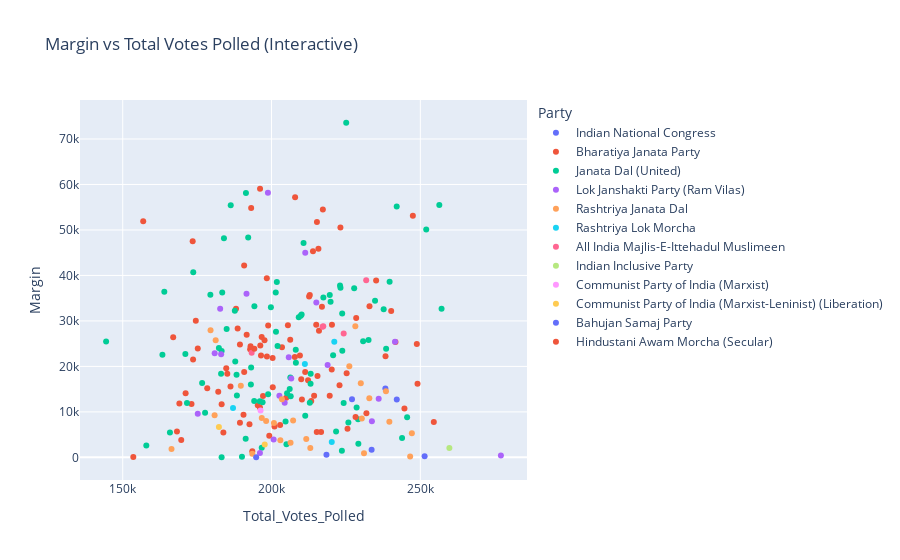

Source (notebook cell):
### Code cell
# Margin Vs Total Votes
import plotly.express as px

fig = px.scatter(
    df_winners,
    x="Total_Votes_Polled",
    y="Margin",
    color="Party",
    hover_data=["AC_NO","AC_NAME","Candidate"],
    title="Margin vs Total Votes Polled (Interactive)"
)

fig.show()

### Figure 1 — Plotly figure (JSON) as saved in the notebook; plotly's stock layout.template omitted (floating-point values rounded to 4 significant figures; data arrays with more than 128 entries replaced by an {"elided": "..."} marker saying what was removed)
{"data": [{"customdata": [[1, "Valmiki Nagar", "SURENDRA PRASAD"], [7, "Chanpatia", "ABHISHEK RANJAN"], [48, "Forbesganj", "MANOJ BISHWAS"], [49, "Araria", "ABIDUR RAHMAN"], [54, "Kishanganj", "MD. QAMRUL HODA"], [67, "Manihari", "MANOHAR PRASAD SINGH"]], "hovertemplate": "Party=Indian National Congress<br>Total_Votes_Polled=%{x}<br>Margin=%{y}<br>AC_NO=%{customdata[0]}<br>AC_NAME=%{customdata[1]}<br>Candidate=%{customdata[2]}<extra></extra>", "legendgroup": "Indian National Congress", "marker": {"color": "#636efa", "symbol": "circle"}, "mode": "markers", "name": "Indian National Congress", "orientation": "v", "showlegend": true, "type": "scatter", "x": [233632, 218455, 251439, 242085, 227042, 238259], "xaxis": "x", "y": [1675, 602, 221, 12741, 12794, 15168], "yaxis": "y"}, {"customdata": {"elided": "89x3 mixed values"}, "hovertemplate": "Party=Bharatiya Janata Party<br>Total_Votes_Polled=%{x}<br>Margin=%{y}<br>AC_NO=%{customdata[0]}<br>AC_NAME=%{customdata[1]}<br>Candidate=%{customdata[2]}<extra></extra>", "legendgroup": "Bharatiya Janata Party", "marker": {"color": "#EF553B", "symbol": "circle"}, "mode": "markers", "name": "Bharatiya Janata Party", "orientation": "v", "showlegend": true, "type": "scatter", "x": [212859, 196691, 225532, 191647, 207833, 196464, 215448, 202899, 186215, 244657, 183824, 214311, 198418, 216942, 215256, 209977, 216653, 175220, 204944, 190800, 193156, 249059, 241647, 220229, 213932, 232919, 198448, 254532, 238305, 168223, 173117, 196236, 169035, 192588, 200365, 207920, 231884, 188071, 205509, 219550, 212287, 198872, 190582, 185136, 213345, 200418, 193538, 189389, 169661, 199240, 225242, 240205, 209540, 183240, 223149, 222847, 212629, 228447, 174555, 247489, 197146, 192811, 196105, 215758, 211307, 248820, 215019, 189390, 196142, 156885, 173506, 235152, 220307, 215202, 182096, 184778, 153554, 195382, 178400, 188618, 190815, 192958, 171135, 200994, 203508, 166958, 210212, 215945, 217247], "xaxis": "x", "y": [35680, 26458, 6313, 26966, 22072, 22373, 17878, 7095, 15568, 10745, 5492, 13563, 39360, 33125, 51769, 17189, 5562, 23932, 13126, 42185, 54849, 16178, 25353, 19322, 45296, 33222, 22154, 7752, 22257, 5669, 11730, 24593, 11839, 7305, 21862, 57206, 9718, 32657, 29052, 13522, 16953, 28972, 9370, 18367, 12385, 15436, 1329, 7600, 3808, 4767, 18509, 32167, 22380, 11682, 50533, 15841, 35364, 30632, 30025, 53107, 13474, 23764, 10986, 45843, 18750, 24940, 29168, 24813, 59079, 51936, 47524, 38900, 29133, 5601, 14403, 19581, 95, 11464, 15225, 28353, 18752, 24415, 14093, 6794, 24194, 26423, 12733, 27849, 54498], "yaxis": "y"}, {"customdata": {"elided": "85x3 mixed values"}, "hovertemplate": "Party=Janata Dal (United)<br>Total_Votes_Polled=%{x}<br>Margin=%{y}<br>AC_NO=%{customdata[0]}<br>AC_NAME=%{customdata[1]}<br>Candidate=%{customdata[2]}<extra></extra>", "legendgroup": "Janata Dal (United)", "marker": {"color": "#00cc96", "symbol": "circle"}, "mode": "markers", "name": "Janata Dal (United)", "orientation": "v", "showlegend": true, "type": "scatter", "x": [210762, 223643, 176683, 210111, 208144, 193144, 183437, 206322, 205223, 230783, 223169, 223019, 209147, 221695, 245567, 225095, 242065, 213155, 228594, 256381, 223746, 229174, 206444, 163976, 188366, 183048, 212863, 223779, 219843, 206108, 232600, 194177, 202020, 213121, 196058, 157926, 196995, 187810, 171043, 177676, 237684, 184018, 201787, 239675, 234783, 198865, 208189, 204712, 191316, 179447, 183237, 217416, 191402, 251983, 209814, 194247, 220693, 227772, 201422, 238507, 163341, 144414, 173699, 186290, 187664, 193058, 199789, 192162, 184921, 257134, 225819, 183230, 188244, 196707, 211325, 229080, 219564, 182315, 165867, 171592, 190066, 224239, 205019, 201494, 243866], "xaxis": "x", "y": [47144, 1443, 16340, 31398, 23667, 19737, 36236, 17568, 14099, 25511, 37310, 37776, 30803, 5683, 8822, 73572, 55159, 18368, 10984, 55465, 31622, 2982, 13454, 36441, 13603, 18392, 12011, 23417, 34238, 15050, 25795, 12374, 24491, 16163, 12348, 2626, 12136, 21099, 22708, 9787, 32590, 48189, 38558, 38586, 34436, 13875, 20798, 7914, 4119, 35732, 23415, 35175, 58135, 50112, 31136, 33221, 22426, 37206, 36228, 23861, 22547, 25493, 40708, 55428, 32239, 16012, 33008, 48335, 28206, 32657, 7643, 27, 18193, 2105, 9136, 8362, 35676, 24054, 5481, 11929, 112, 11956, 2882, 27594, 4262], "yaxis": "y"}, {"customdata": [[11, "Sugauli", "RAJESH KUMAR ALIAS BABLU GUPTA"], [14, "Govindganj", "RAJU TIWARI"], [30, "Belsand", "AMIT KUMAR"], [58, "Kasba", "NITESH KUMAR SINGH"], [65, "Balrampur", "SANGITA DEVI"], [76, "Simri Bakhtiarpur", "SANJAY KUMAR SINGH"], [91, "Bochahan", "BABY KUMARI"], [107, "Darauli", "VISHNU DEO PASWAN"], [126, "Mahua", "SANJAY KUMAR SINGH"], [147, "Bakhri", "SANJAY KUMAR"], [151, "Parbatta", "BABULAL SHORYA"], [158, "Nathnagar", "MITHUN KUMAR"], [180, "Bakhtiarpur", "ARUN KUMAR S/O SATRUGHAN SAO"], [207, "Chenari", "MURARI PRASAD GAUTAM"], [212, "Dehri", "RAJEEV RANJAN SINGH"], [220, "Obra", "PRAKASH CHANDRA"], [226, "Sherghati", "UDAY KUMAR SINGH"], [235, "Rajauli", "VIMAL RAJBANSHI"], [238, "Gobindpur", "BINITA MEHTA"]], "hovertemplate": "Party=Lok Janshakti Party (Ram Vilas)<br>Total_Votes_Polled=%{x}<br>Margin=%{y}<br>AC_NO=%{customdata[0]}<br>AC_NAME=%{customdata[1]}<br>Candidate=%{customdata[2]}<extra></extra>", "legendgroup": "Lok Janshakti Party (Ram Vilas)", "marker": {"color": "#ab63fa", "symbol": "circle"}, "mode": "markers", "name": "Lok Janshakti Party (Ram Vilas)", "orientation": "v", "showlegend": true, "type": "scatter", "x": [198790, 182741, 183072, 236009, 277074, 233725, 218853, 175213, 211328, 206637, 215055, 241500, 196100, 205793, 191592, 204422, 202640, 200701, 180900], "xaxis": "x", "y": [58191, 32683, 22685, 12875, 389, 7930, 20316, 9572, 44997, 17318, 34039, 25424, 981, 21988, 35968, 12013, 13524, 3953, 22906], "yaxis": "y"}, {"customdata": [[21, "Dhaka", "FAISAL RAHMAN"], [35, "Bisfi", "ASIF AHMAD"], [47, "Raniganj", "AVINASH MANGLAM"], [73, "Madhepura", "CHANDRA SHEKHAR"], [77, "Mahishi", "GAUTAM KRISHNA"], [97, "Paroo", "SHANKAR PRASAD"], [108, "Raghunathpur", "OSAMA SHAHAB"], [117, "Marhaura", "JITENDRA KUMAR RAI"], [119, "Garkha", "SURENDRA RAM"], [121, "Parsa", "KARISHMA"], [128, "Raghopur", "TEJASHWI PRASAD YADAV"], [134, "Ujiarpur", "ALOK KUMAR MEHTA"], [135, "Morwa", "RANVIJAY SAHU"], [144, "Matihani", "NARENDRA KUMAR SINGH ALIAS BOGO SINGH"], [145, "Sahebpur Kamal", "SATTANAND SAMBUDDHA ALIAS LALAN JEE"], [185, "Fatuha", "DR. RAMANAND YADAV"], [187, "Maner", "BHAI BIRENDRA"], [199, "Brahampur", "SHAMBHU NATH YADAV"], [216, "Jehanabad", "RAHUL KUMAR"], [218, "Makhdumpur", "SUBEDAR DAS"], [219, "Goh", "AMRENDRA KUMAR"], [229, "Bodh Gaya", "KUMAR SARVJEET"], [231, "Tikari", "AJAY KUMAR"], [239, "Warsaliganj", "ANITA"], [243, "Chakai", "SAVITRI DEVI"]], "hovertemplate": "Party=Rashtriya Janata Dal<br>Total_Votes_Polled=%{x}<br>Margin=%{y}<br>AC_NO=%{customdata[0]}<br>AC_NAME=%{customdata[1]}<br>Candidate=%{customdata[2]}<extra></extra>", "legendgroup": "Rashtriya Janata Dal", "marker": {"color": "#FFA15A", "symbol": "circle"}, "mode": "markers", "name": "Rashtriya Janata Dal", "orientation": "v", "showlegend": true, "type": "scatter", "x": [246580, 207250, 230348, 239590, 202966, 228163, 180874, 179508, 203497, 181235, 238448, 229995, 196721, 247152, 189684, 198180, 226143, 206393, 193541, 166399, 211669, 231073, 213025, 200814, 232863], "xaxis": "x", "y": [178, 8107, 8530, 7809, 3740, 28827, 9248, 27928, 12804, 25772, 14532, 16283, 8671, 5290, 15721, 7992, 20034, 3220, 793, 1830, 4041, 881, 2058, 7543, 12972], "yaxis": "y"}, {"customdata": [[27, "Bajpatti", "RAMESHWAR KUMAR MEHTO"], [36, "Madhubani", "MADHAW ANAND"], [208, "Sasaram", "SNEHLATA"], [210, "Dinara", "ALOK KUMAR SINGH"]], "hovertemplate": "Party=Rashtriya Lok Morcha<br>Total_Votes_Polled=%{x}<br>Margin=%{y}<br>AC_NO=%{customdata[0]}<br>AC_NAME=%{customdata[1]}<br>Candidate=%{customdata[2]}<extra></extra>", "legendgroup": "Rashtriya Lok Morcha", "marker": {"color": "#19d3f3", "symbol": "circle"}, "mode": "markers", "name": "Rashtriya Lok Morcha", "orientation": "v", "showlegend": true, "type": "scatter", "x": [220241, 211208, 221091, 187064], "xaxis": "x", "y": [3395, 20552, 25443, 10834], "yaxis": "y"}, {"customdata": [[50, "Jokihat", "MOHAMMAD MURSHID ALAM"], [52, "Bahadurganj", "MD TAUSEEF ALAM"], [55, "Kochadhaman", "MD. SARWAR ALAM"], [56, "Amour", "AKHTARUL IMAN"], [57, "Baisi", "GHULAM SARWAR"]], "hovertemplate": "Party=All India Majlis-E-Ittehadul Muslimeen<br>Total_Votes_Polled=%{x}<br>Margin=%{y}<br>AC_NO=%{customdata[0]}<br>AC_NAME=%{customdata[1]}<br>Candidate=%{customdata[2]}<extra></extra>", "legendgroup": "All India Majlis-E-Ittehadul Muslimeen", "marker": {"color": "#FF6692", "symbol": "circle"}, "mode": "markers", "name": "All India Majlis-E-Ittehadul Muslimeen", "orientation": "v", "showlegend": true, "type": "scatter", "x": [217385, 217155, 193325, 231808, 224244], "xaxis": "x", "y": [28803, 28726, 23021, 38928, 27251], "yaxis": "y"}, {"customdata": [[75, "Saharsa", "INDRAJEET PRASAD GUPTA"]], "hovertemplate": "Party=Indian Inclusive Party<br>Total_Votes_Polled=%{x}<br>Margin=%{y}<br>AC_NO=%{customdata[0]}<br>AC_NAME=%{customdata[1]}<br>Candidate=%{customdata[2]}<extra></extra>", "legendgroup": "Indian Inclusive Party", "marker": {"color": "#B6E880", "symbol": "circle"}, "mode": "markers", "name": "Indian Inclusive Party", "orientation": "v", "showlegend": true, "type": "scatter", "x": [259763], "xaxis": "x", "y": [2038], "yaxis": "y"}, {"customdata": [[138, "Bibhutipur", "AJAY KUMAR"]], "hovertemplate": "Party=Communist Party of India (Marxist)<br>Total_Votes_Polled=%{x}<br>Margin=%{y}<br>AC_NO=%{customdata[0]}<br>AC_NAME=%{customdata[1]}<br>Candidate=%{customdata[2]}<extra></extra>", "legendgroup": "Communist Party of India (Marxist)", "marker": {"color": "#FF97FF", "symbol": "circle"}, "mode": "markers", "name": "Communist Party of India (Marxist)", "orientation": "v", "showlegend": true, "type": "scatter", "x": [196318], "xaxis": "x", "y": [10281], "yaxis": "y"}, {"customdata": [[190, "Paliganj", "SANDEEP SAURAV"], [213, "Karakat", "ARUN SINGH (VILL-AJNAP TOLA)"]], "hovertemplate": "Party=Communist Party of India (Marxist-Leninist) (Liberation)<br>Total_Votes_Polled=%{x}<br>Margin=%{y}<br>AC_NO=%{customdata[0]}<br>AC_NAME=%{customdata[1]}<br>Candidate=%{customdata[2]}<extra></extra>", "legendgroup": "Communist Party of India (Marxist-Leninist) (Liberation)", "marker": {"color": "#FECB52", "symbol": "circle"}, "mode": "markers", "name": "Communist Party of India (Marxist-Leninist) (Liberation)", "orientation": "v", "showlegend": true, "type": "scatter", "x": [182320, 197715], "xaxis": "x", "y": [6655, 2836], "yaxis": "y"}, {"customdata": [[203, "Ramgarh", "SATISH KUMAR SINGH YADAV"]], "hovertemplate": "Party=Bahujan Samaj Party<br>Total_Votes_Polled=%{x}<br>Margin=%{y}<br>AC_NO=%{customdata[0]}<br>AC_NAME=%{customdata[1]}<br>Candidate=%{customdata[2]}<extra></extra>", "legendgroup": "Bahujan Samaj Party", "marker": {"color": "#636efa", "symbol": "circle"}, "mode": "markers", "name": "Bahujan Samaj Party", "orientation": "v", "showlegend": true, "type": "scatter", "x": [194844], "xaxis": "x", "y": [30], "yaxis": "y"}, {"customdata": [[222, "Kutumba", "LALAN RAM"], [227, "Imamganj", "DEEPA KUMARI"], [228, "Barachatti", "JYOTI DEVI"], [233, "Atri", "ROMIT KUMAR"], [240, "Sikandra", "PRAPHULL KUMAR MANJHI"]], "hovertemplate": "Party=Hindustani Awam Morcha (Secular)<br>Total_Votes_Polled=%{x}<br>Margin=%{y}<br>AC_NO=%{customdata[0]}<br>AC_NAME=%{customdata[1]}<br>Candidate=%{customdata[2]}<extra></extra>", "legendgroup": "Hindustani Awam Morcha (Secular)", "marker": {"color": "#EF553B", "symbol": "circle"}, "mode": "markers", "name": "Hindustani Awam Morcha (Secular)", "orientation": "v", "showlegend": true, "type": "scatter", "x": [173644, 206281, 228235, 197645, 194223], "xaxis": "x", "y": [21525, 25856, 8893, 25777, 23907], "yaxis": "y"}], "layout": {"legend": {"title": {"text": "Party"}, "tracegroupgap": 0}, "title": {"text": "Margin vs Total Votes Polled (Interactive)"}, "xaxis": {"anchor": "y", "domain": [0, 1], "title": {"text": "Total_Votes_Polled"}}, "yaxis": {"anchor": "x", "domain": [0, 1], "title": {"text": "Margin"}}}}
